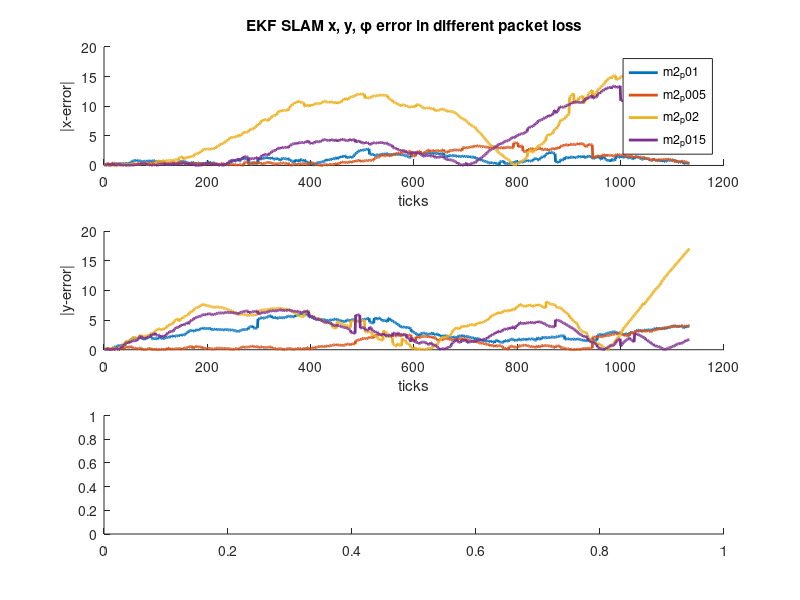

Here is the MATLAB script that generated this plot: (Note: this script raises an error after producing the figure.)
% 这个文件用来对比同一个地图的不同丢包概率下 EKF SLAM的误差
clc;
clear;
close all;

% 原始随机丢包数据集
% loaded_data = load('SLAM_Error_Data.mat');

% 修改KF算法的丢包数据集
loaded_data = load('Int_SLAM_Error_Data.mat');

% 选择一个特定的数据集前缀，例如 'm3'
dataset_prefix = 'm2';

% 获取数据集中所有运行的名字
runs = fieldnames(loaded_data.(dataset_prefix).e_ekf);
num_run = length(runs); 

% 获取所有运行的名字并升序排序
[sorted_runs, sortIdx] = sort(runs); % sortIdx是排序后的索引

% 准备绘图
fig1 = figure;
subplot(3, 1, 1);
hold on;

% 遍历每个运行，绘制 x 方向的误差
for i = 1:num_run
    run_name = runs{i};
    e_ekf = loaded_data.(dataset_prefix).e_ekf.(run_name);
    ekf_eN2 = loaded_data.(dataset_prefix).ekf_eN2.(run_name);

    % 假设 ticks 是一个与 e_ekf 中数据量相同长度的向量
    ticks = 1:length(e_ekf(1, :));

    plot(ticks, abs(e_ekf(1, :)), 'linewidth', 2);
end

% 设置图例
title("EKF SLAM x, y, φ error in different packet loss");
xlabel("ticks");
ylabel("|x-error|");
legend(runs, 'Location', 'northeast'); % 显示图例，每个run的名字
hold off; % 结束x方向的误差图的绘制

% 继续绘制y方向和角度的误差对比图，接下来是y方向的误差对比图
subplot(3, 1, 2);
hold on;
for i = 1:num_run
    run_name = runs{i};
    e_ekf = loaded_data.(dataset_prefix).e_ekf.(run_name);
    plot(ticks, abs(e_ekf(2, :)), 'linewidth', 2);
end
xlabel("ticks");
ylabel("|y-error|");
hold off; % 结束y方向的误差图的绘制

% 接下来是角度误差的对比图
subplot(3, 1, 3);
hold on;
for i = 1:num_run
    run_name = runs{i};
    e_ekf = loaded_data.(dataset_prefix).e_ekf.(run_name);
    plot(ticks, wrapToPi(e_ekf(3, :)), 'linewidth', 2);
end
xlabel("ticks");
ylabel("|\phi-error|");
hold off; % 结束角度误差图的绘制

% 如果您还想绘制 ekf_eN2 的误差范数图，您可以创建另一个图形窗口并绘制
fig2 = figure;
hold on;

% 创建一个矩阵来存储所有运行的误差范数
ekf_eN2_matrix = [];

for i = 1:num_run
    run_name = runs{i};
    ekf_eN2 = loaded_data.(dataset_prefix).ekf_eN2.(run_name);
    ekf_eN2_matrix(:, i) = ekf_eN2;  % 假设ekf_eN2是列向量
    plot(ticks, ekf_eN2, 'linewidth', 2);
end
xlabel("ticks");
ylabel("error norm");
title("EKF SLAM Error Norm for different packet loss");
legend(runs); % 显示图例，每个run的名字
hold off; % 结束误差范数图的绘制

%% 创建升序排列的箱型图

% 根据排序索引重新排列误差范数矩阵
sorted_ekf_eN2_matrix = ekf_eN2_matrix(:, sortIdx);
figure;
boxplot(sorted_ekf_eN2_matrix, 'Labels', sorted_runs, 'Whisker', 2);
title('EKF SLAM Error Norm box plot for Different Packet Loss Rates (Sorted)');
ylabel('Error Norm');
xlabel('Packet Loss Rate Runs (Sorted)');


